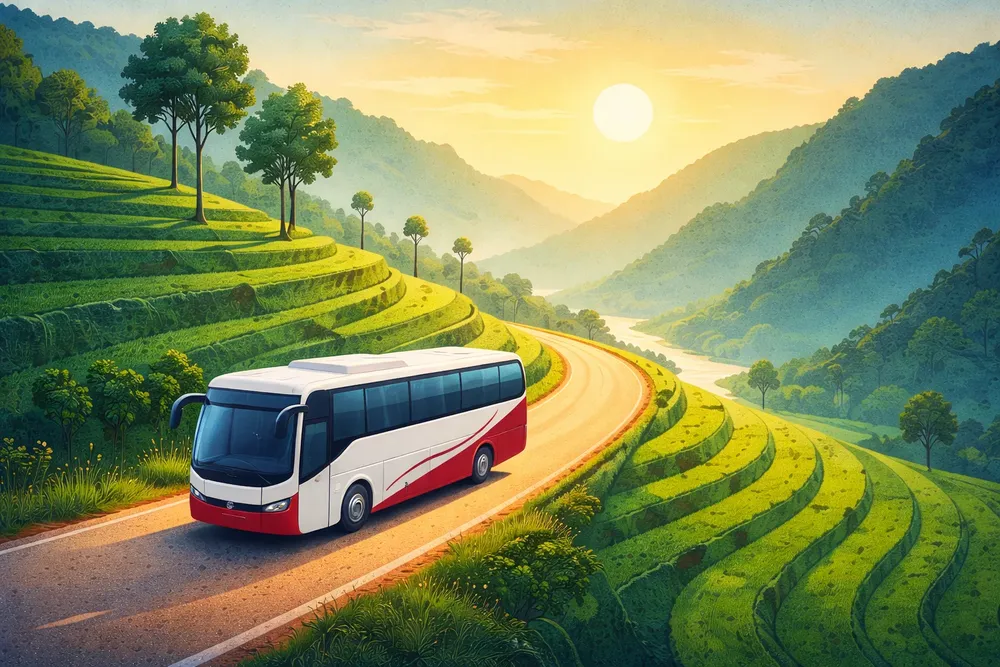
#> input picture hero-bus.webp, 1000 x 667 px, shrunk from 1536 x 1024 before the run, found by its file name
$ python process_right_bus.py
#> lines starting #> are read from the running program, lines starting #| are printed output that depends on the picture
from PIL import Image

def process_bus():
    src_path = "../hero-bus.webp"
    img = Image.open(src_path).convert("RGBA")

    # Flip horizontally so the bus moves from the left side to the right side
    img = img.transpose(Image.FLIP_LEFT_RIGHT)
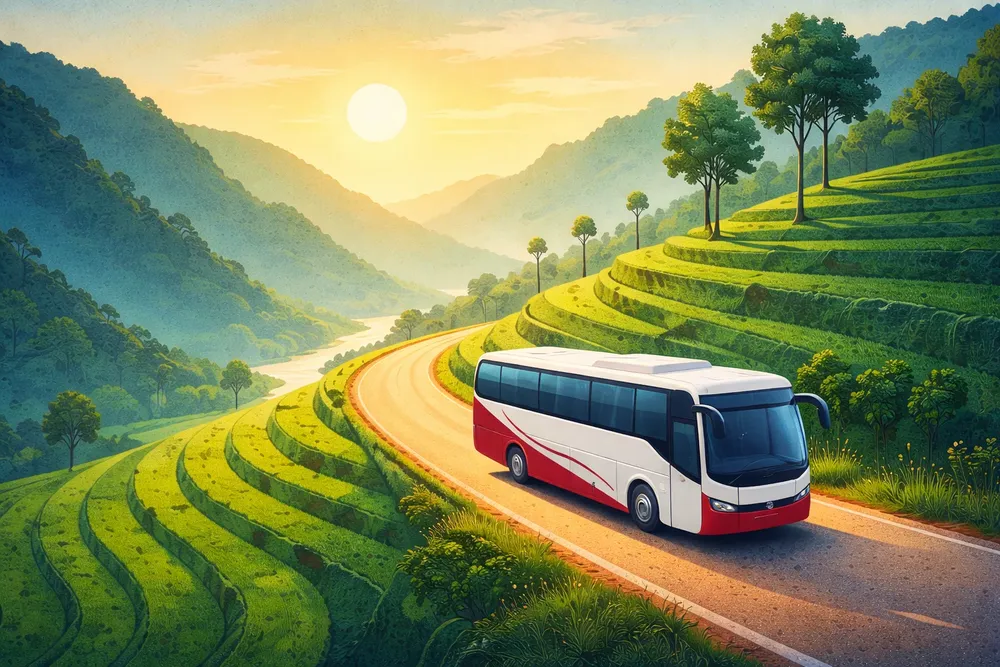
#> img: PIL image 1000x667 RGBA; mean R, G, B, A 126.2, 137.6, 93.4, 255

    width, height = img.size
#> width = 1000; height = 667
    pixels = img.load()

    for x in range(width):
        # Calculate horizontal fade factor:
        # 0 opacity on the left (up to 25% width), then linear increase to 100% on the right
        # We multiply by 0.45 to make the bus clearly visible as a soft watermark background
        if x < width * 0.25:
            fade_factor = 0.0
        else:
            fade_factor = (x - width * 0.25) / (width * 0.75)

        final_opacity_multiplier = fade_factor * 0.45

        for y in range(height):
            r, g, b, a = pixels[x, y]
            new_a = int(a * final_opacity_multiplier)
            pixels[x, y] = (r, g, b, new_a)

    # Save the processed image to public/
    img.save("public/bus-peek-bg.png")
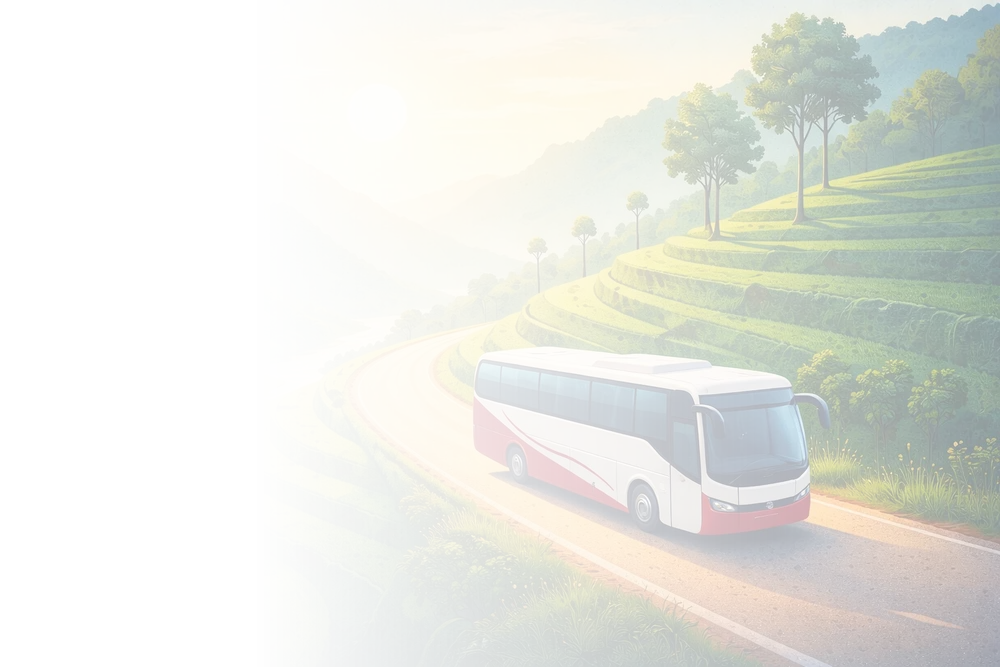
#> saved as bus-peek-bg.png: PIL image 1000x667 RGBA; mean R, G, B, A 126.2, 137.6, 93.4, 42.6; transparent parts drawn white
    print("Successfully processed and flipped the bus image and saved to public/bus-peek-bg.png")

if __name__ == "__main__":
    process_bus()
